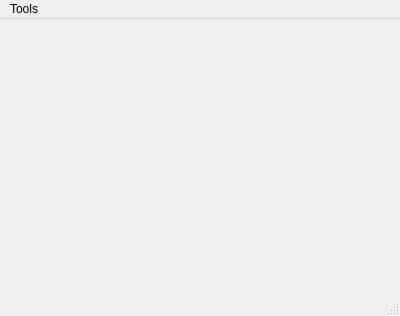
<?xml version="1.0" encoding="UTF-8"?>
<ui version="4.0">
 <class>QTB</class>
 <widget class="QMainWindow" name="QTB">
  <property name="geometry">
   <rect>
    <x>0</x>
    <y>0</y>
    <width>400</width>
    <height>316</height>
   </rect>
  </property>
  <property name="windowTitle">
   <string>QTB</string>
  </property>
  <widget class="QWidget" name="centralWidget"/>
  <widget class="QMenuBar" name="menuBar">
   <property name="geometry">
    <rect>
     <x>0</x>
     <y>0</y>
     <width>400</width>
     <height>22</height>
    </rect>
   </property>
   <widget class="QMenu" name="menu">
    <property name="title">
     <string>Tools</string>
    </property>
    <addaction name="actionMultiFileFormatTrans"/>
   </widget>
   <addaction name="menu"/>
  </widget>
  <widget class="QStatusBar" name="statusBar"/>
  <action name="actionMultiFileFormatTrans">
   <property name="text">
    <string>MultiFileFormatTrans</string>
   </property>
  </action>
 </widget>
 <layoutdefault spacing="6" margin="11"/>
 <resources/>
 <connections/>
</ui>
